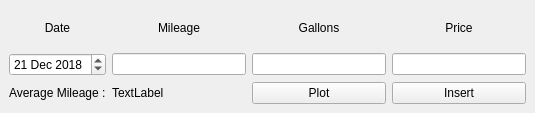
<?xml version="1.0" encoding="UTF-8"?>
<ui version="4.0">
 <class>Fuelometer</class>
 <widget class="QMainWindow" name="Fuelometer">
  <property name="geometry">
   <rect>
    <x>0</x>
    <y>0</y>
    <width>535</width>
    <height>113</height>
   </rect>
  </property>
  <property name="windowTitle">
   <string>Fuelometer</string>
  </property>
  <property name="windowIcon">
   <iconset>
    <normalon>assets/gas-pump-32.png</normalon>
   </iconset>
  </property>
  <property name="animated">
   <bool>false</bool>
  </property>
  <widget class="QWidget" name="centralwidget">
   <layout class="QGridLayout" name="gridLayout">
    <item row="1" column="2">
     <widget class="QLineEdit" name="fuelEdit"/>
    </item>
    <item row="1" column="1">
     <widget class="QLineEdit" name="mileageEdit">
      <property name="clearButtonEnabled">
       <bool>false</bool>
      </property>
     </widget>
    </item>
    <item row="2" column="3">
     <widget class="QPushButton" name="insertButton">
      <property name="text">
       <string>Insert</string>
      </property>
     </widget>
    </item>
    <item row="2" column="2">
     <widget class="QPushButton" name="plotButton">
      <property name="text">
       <string>Plot</string>
      </property>
      <property name="default">
       <bool>false</bool>
      </property>
      <property name="flat">
       <bool>false</bool>
      </property>
     </widget>
    </item>
    <item row="1" column="0">
     <widget class="QDateEdit" name="dateEdit">
      <property name="date">
       <date>
        <year>2018</year>
        <month>12</month>
        <day>21</day>
       </date>
      </property>
     </widget>
    </item>
    <item row="1" column="3">
     <widget class="QLineEdit" name="priceEdit"/>
    </item>
    <item row="0" column="0">
     <widget class="QLabel" name="label_date">
      <property name="text">
       <string>Date</string>
      </property>
      <property name="alignment">
       <set>Qt::AlignCenter</set>
      </property>
     </widget>
    </item>
    <item row="0" column="1">
     <widget class="QLabel" name="label_mileage">
      <property name="text">
       <string>Mileage</string>
      </property>
      <property name="alignment">
       <set>Qt::AlignCenter</set>
      </property>
     </widget>
    </item>
    <item row="0" column="2">
     <widget class="QLabel" name="label_gallons">
      <property name="text">
       <string>Gallons</string>
      </property>
      <property name="alignment">
       <set>Qt::AlignCenter</set>
      </property>
     </widget>
    </item>
    <item row="0" column="3">
     <widget class="QLabel" name="label_price">
      <property name="text">
       <string>Price</string>
      </property>
      <property name="alignment">
       <set>Qt::AlignCenter</set>
      </property>
     </widget>
    </item>
    <item row="2" column="0">
     <widget class="QLabel" name="label_AM">
      <property name="text">
       <string>Average Mileage :</string>
      </property>
      <property name="textInteractionFlags">
       <set>Qt::TextSelectableByKeyboard|Qt::TextSelectableByMouse</set>
      </property>
     </widget>
    </item>
    <item row="2" column="1">
     <widget class="QLabel" name="label_AM_Value">
      <property name="text">
       <string>TextLabel</string>
      </property>
     </widget>
    </item>
   </layout>
  </widget>
 </widget>
 <resources/>
 <connections/>
</ui>
